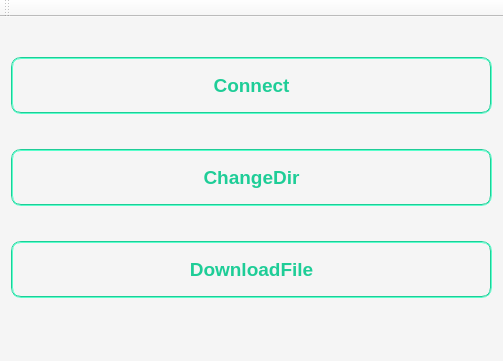
<?xml version="1.0" encoding="UTF-8"?>
<ui version="4.0">
 <class>MainWindow</class>
 <widget class="QMainWindow" name="MainWindow">
  <property name="geometry">
   <rect>
    <x>0</x>
    <y>0</y>
    <width>503</width>
    <height>361</height>
   </rect>
  </property>
  <property name="windowTitle">
   <string>MainWindow</string>
  </property>
  <property name="styleSheet">
   <string notr="true">QWidget
{
    background-color: #F5F5F5;
}

QPushButton 
{
    background: transparent;
	border:2px groove #1ECD97 ;
	border-radius:10px;
	color:#1ECD97;
	
	font-size:19px;
	font-weight:bold;
	padding:15px 17px;
	text-decoration:none;
font-family: 'Montserrat', sans-serif;
}

QPushButton:hover 
{
	background-color:#1ECD97 ;
    color: white;
}

QPushButton:active 
{
	position:relative;
	top:1px;
}</string>
  </property>
  <widget class="QWidget" name="centralWidget">
   <layout class="QGridLayout" name="gridLayout">
    <item row="0" column="0">
     <widget class="QPushButton" name="connectButton">
      <property name="text">
       <string>Connect</string>
      </property>
     </widget>
    </item>
    <item row="1" column="0">
     <widget class="QPushButton" name="pushButton">
      <property name="text">
       <string>ChangeDir</string>
      </property>
      <property name="default">
       <bool>false</bool>
      </property>
     </widget>
    </item>
    <item row="2" column="0">
     <widget class="QPushButton" name="pushButton_2">
      <property name="text">
       <string>DownloadFile</string>
      </property>
     </widget>
    </item>
   </layout>
  </widget>
  <widget class="QMenuBar" name="menuBar">
   <property name="geometry">
    <rect>
     <x>0</x>
     <y>0</y>
     <width>503</width>
     <height>21</height>
    </rect>
   </property>
  </widget>
  <widget class="QToolBar" name="mainToolBar">
   <attribute name="toolBarArea">
    <enum>TopToolBarArea</enum>
   </attribute>
   <attribute name="toolBarBreak">
    <bool>false</bool>
   </attribute>
  </widget>
  <widget class="QStatusBar" name="statusBar"/>
 </widget>
 <layoutdefault spacing="6" margin="11"/>
 <resources/>
 <connections/>
</ui>
